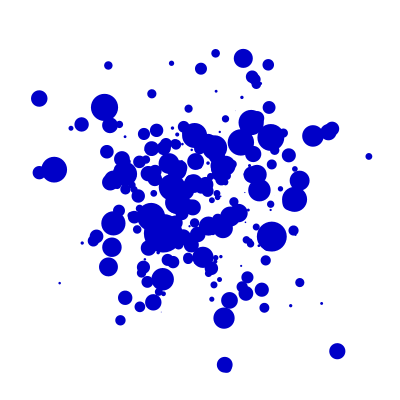
Frame 1 (no input)
Frame 60 (the mouse pressed at the canvas centre just before this capture): identical to frame 1, image omitted
Frame 120 (the mouse held since frame 60 and released just before this capture): identical to frame 1, image omitted

The Processing sketch that drew this single still picture (run headless with seeded random() and noise(); from frame 60 on, the mouse is pressed at the canvas centre):

// Processing sketch: topic_2_3
// ── topic_2_3.pde
// Felipe Ramires and Hans Nielen for Algorithms in Create
// April 2021

blueDot[] Dot = new blueDot[250];


void setup() {

  size(400, 400);
  background(255);

  
  for (int i = 0; i < Dot.length; i++) {
    
    Dot[i] = new blueDot(width, height);
  }
}


void draw() {

  background(255);

  for (int i = 0; i < Dot.length; i++) {

    Dot[i].blueDotDisplay();
  }
}

// ── blueDot.pde
class blueDot {


  float dotX;
  float dotY;
  PVector Pos;
  float gSize;


  blueDot(int wit, int heit) {
    Pos =gaussianPos(wit, heit);
    //dotX = gaussianPos.x;
    //dotY = Pos.y;
    gSize = gaussianSize();
  }


  void blueDotDisplay() {
    fill(0, 0, 200);
    noStroke();
    float temp = gaussianSize();
    ellipse(Pos.x, Pos.y, gSize, gSize);
  }
  
  PVector gaussianPos(int widt, int heigt) {
    float sd = 60;
    float xgaus = (randomGaussian() * sd) + widt/2;
    float ygaus = (randomGaussian() * sd) + heigt/2;
    PVector position = new PVector(xgaus, ygaus);
    return position;
  }
  
  float gaussianSize() {
    float sd = 8;
    float size = (randomGaussian()*sd) + 10;
    return size;
  }
}
